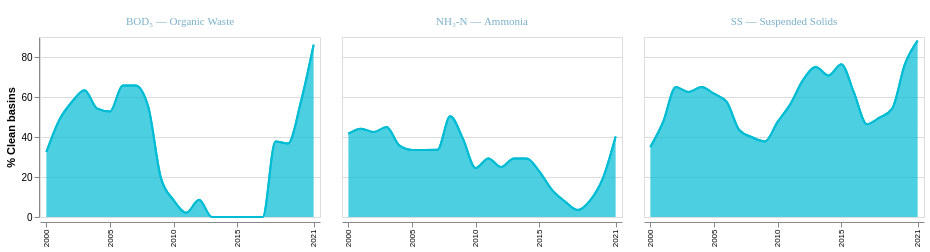

Describe this chart as a Vega-Lite specification.
### Vega-Lite specification from a JSON file in a GitHub repository (floating-point values rounded to 4 significant figures; data arrays with more than 128 entries replaced by an {"elided": "..."} marker saying what was removed)
{"$schema": "https://vega.github.io/schema/vega-lite/v5.json", "description": "Chart 8 — Small multiples: % clean river basins by pollution indicator (BOD5, NH3N, SS), 2000–2021. Three facets show each indicator separately. Source: Department of Environment Malaysia, via OpenDOSM (CC BY 4.0).", "width": "container", "data": {"values": {"elided": "198 records"}}, "transform": [{"filter": "datum.status === 'Clean'"}, {"calculate": "datum.indicator === 'BOD₅' ? 'BOD₅ — Organic Waste' : datum.indicator === 'NH₃-N' ? 'NH₃-N — Ammonia' : 'SS — Suspended Solids'", "as": "indicator_label"}], "facet": {"field": "indicator_label", "type": "nominal", "columns": 3, "header": {"titleFontSize": 0, "labelFontSize": 11, "labelColor": "#7aafc8", "labelFont": "DM Sans"}}, "spec": {"width": 280, "height": 180, "layer": [{"mark": {"type": "area", "interpolate": "monotone", "line": {"strokeWidth": 2}, "color": {"expr": "{ gradient: 'linear', x1:0, y1:0, x2:0, y2:1, stops: [{offset:0, color:'rgba(0,188,212,0.3)'},{offset:1,color:'rgba(0,188,212,0.02)'}]}"}}, "encoding": {"x": {"field": "year", "type": "ordinal", "axis": {"title": null, "labelFontSize": 8, "values": [2000, 2005, 2010, 2015, 2021]}}, "y": {"field": "proportion", "type": "quantitative", "axis": {"title": "% Clean basins", "grid": true}, "scale": {"domain": [0, 85]}}, "color": {"value": "#00bcd4"}}}, {"mark": {"type": "line", "interpolate": "monotone", "strokeWidth": 2, "color": "#00bcd4"}, "encoding": {"x": {"field": "year", "type": "ordinal"}, "y": {"field": "proportion", "type": "quantitative"}}}], "encoding": {"tooltip": [{"field": "year", "title": "Year"}, {"field": "indicator_label", "title": "Indicator"}, {"field": "proportion", "title": "% Clean", "format": ".1f"}]}}}
